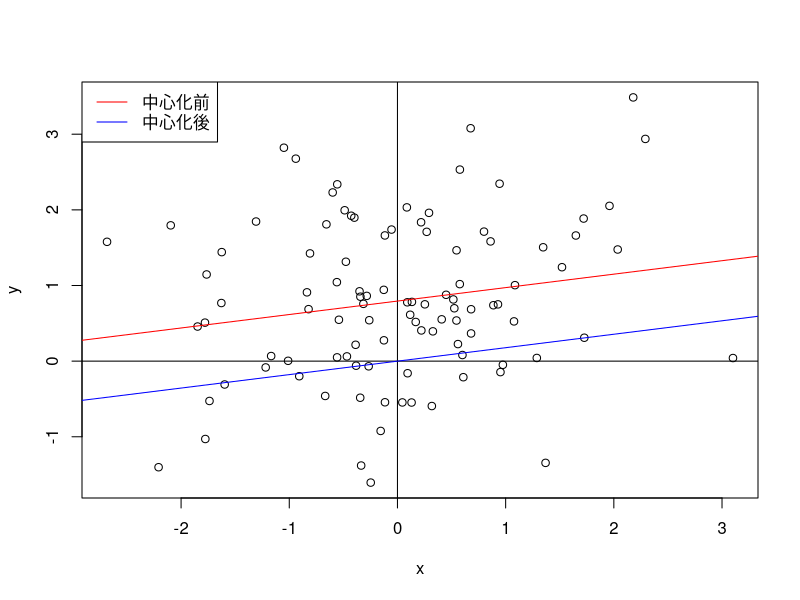

Reproduce this figure in R.
# Clear environment
rm(list = ls())

# Setting Japanese font (for MacOSX)
# par(family= "HiraKakuProN-W3")

# Chapter1 e.g.19
# 最小二乗法の切片と傾きを求める関数min_sq
min_sq <- function(x, y) {
  x_bar <- mean(x)
  y_bar <- mean(y)
  beta_1 <- sum((x - x_bar) * (y - y_bar)) / sum((x - x_bar)^2)
  beta_0 <- y_bar - beta_1 * x_bar
  return(list(a = beta_0, b = beta_1))
}

a <- rnorm(1); b <- rnorm(1) # 直線の係数をランダムに生成
N <- 100
x <- rnorm(N); y <- a * x + b + rnorm(N) # 直線の周りの点をランダムに生成
plot(x, y); abline(h = 0); abline(v = 0) # 点のプロット

min_sq_bf <- min_sq(x, y)
abline(min_sq_bf$a, min_sq_bf$b, col = "red") #中心化前の直線

x <- x - mean(x); y <- y - mean(y) # 中心化
min_sq_af <- min_sq(x, y)
abline(min_sq_af$a, min_sq_af$b, col = "blue") # 中心化後の直線

legend("topleft", c("中心化前", "中心化後"),
       lty = 1,
       col = c("red", "blue")) # 凡例